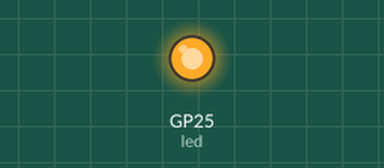
A program run on a simulated Raspberry Pi Pico running MicroPython. On the bench: output pins drawn as LEDs (lit = HIGH). At 0.0 s the program stops and its outputs stay as they are.

Above: at 0.1 s.
Timing chart, 0 to 1.5 s (numbered marks = the images above):
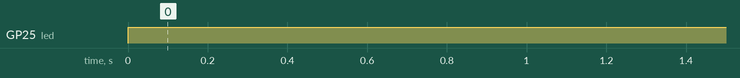

The program:

sample_3.py
```python
# import 'Pin' (to manipulate pins) from 'machine' module...
from machine import Pin

# define the current pin object (the pin on the pico's board in this case) as the 'led' variable...
led = Pin(25, Pin.OUT)

# to toggle the 'status' of the pin (turn on to off and vice versa)...
led.toggle()
```

Measured:
- by itself, GP25 (led): LOW → HIGH at 0.00 s
